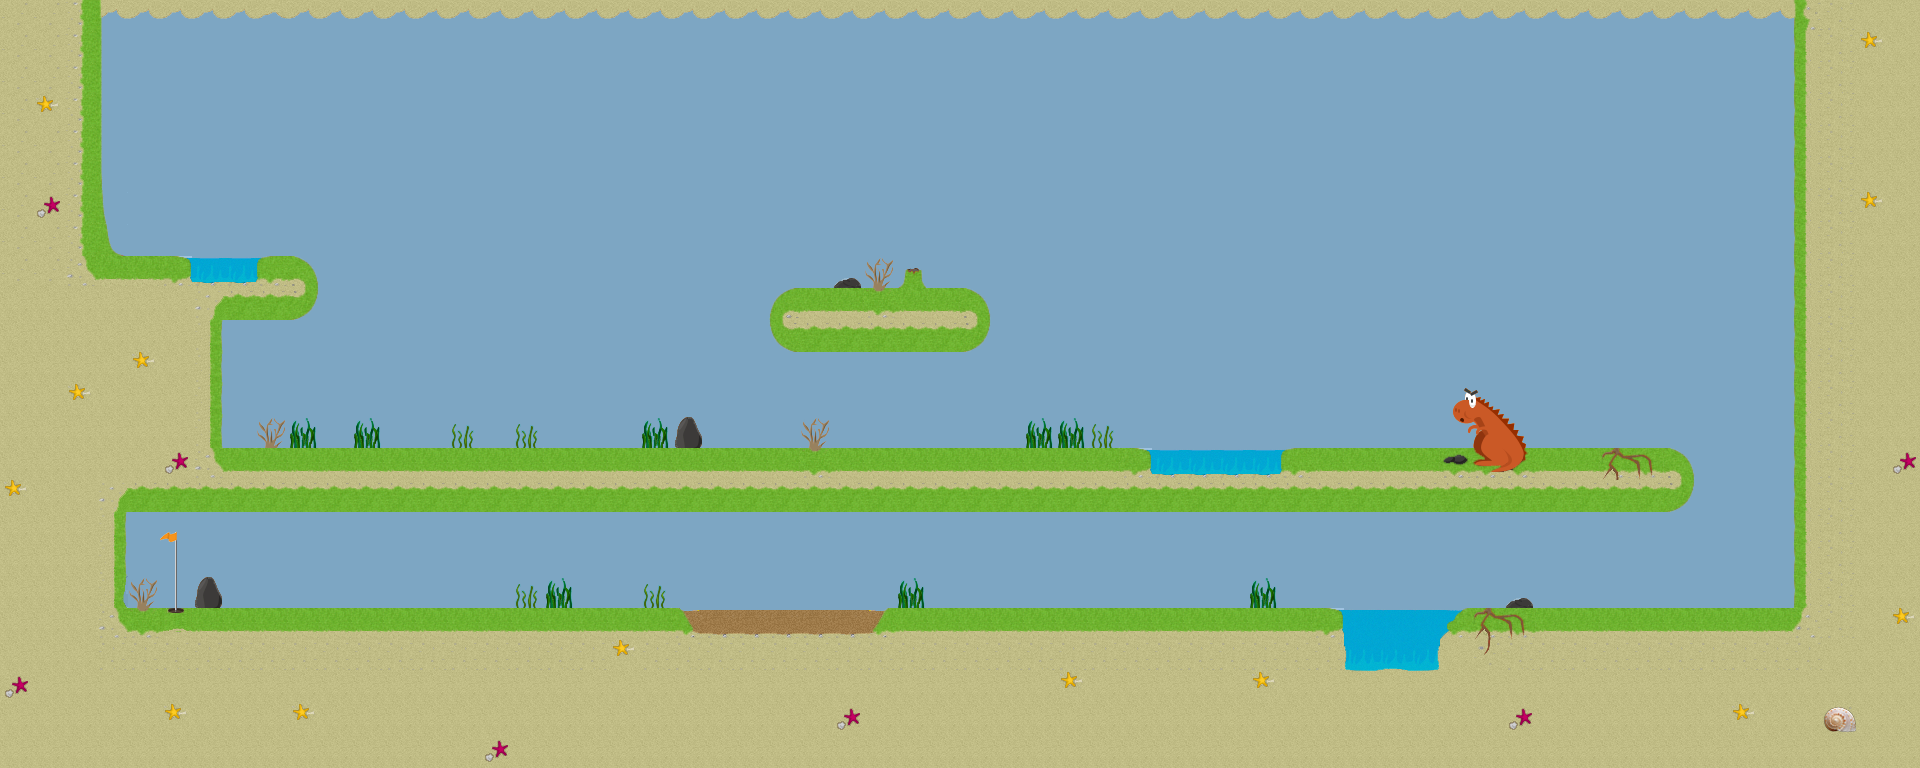

Rendered tile map (Tiled .tmx) drawn with the repository's tilesets; below, a short description and the map source with its tile grids summarised:
An orthogonal 60x24 tile map with 32x32 px tiles, 1 tile layer (Tile Layer 1).

<map version="1.0" orientation="orthogonal" renderorder="right-down" width="60" height="24" tilewidth="32" tileheight="32" nextobjectid="1">
 <properties>
  <property name="ball_destroying_indexes" value="8,71,72,73,74,75,102,103,104,105,121,122,123,124,125,126,127,128,129,130,131,132" />
  <property name="ball_start_position_x" value="4" />
  <property name="ball_start_position_y" value="16" />
  <property name="force_applying_indexes" value="10,13,25,28" />
  <property name="hole_index" value="55" />
  <property name="par" value="5" />
  <property name="slow_down_indexes" value="5,87,89,90,106,117" />
 </properties>
 <tileset firstgid="1" name="tiles" tilewidth="32" tileheight="32" spacing="2">
  <image source="../packer/level2.png" width="512" height="512" />
  <tile id="4">
   <properties>
    <property name="colision_sound" value="ash.mp3" />
    <property name="depth" value="0.2" />
    <property name="obstacle_file" value="5.png" />
   </properties>
  </tile>
  <tile id="7">
   <properties>
    <property name="colision_sound" value="magma_plum.mp3" />
    <property name="destroy_position_offset" value="0.2" />
    <property name="fall_velocity" value="-0.8" />
    <property name="obstacle_file" value="8.png" />
   </properties>
  </tile>
  <tile id="9">
   <properties>
    <property name="angle" value="62" />
    <property name="colision_sound" value="wind.mp3" />
    <property name="intensity" value="250" />
    <property name="range" value="3" />
    <property name="type" value="1" />
    <property name="x_first_arm_angle" value="0" />
    <property name="x_force_beggining" value="25" />
    <property name="y_first_arm_angle" value="18" />
    <property name="y_force_beggining" value="28" />
   </properties>
  </tile>
  <tile id="12">
   <properties>
    <property name="angle" value="45" />
    <property name="colision_sound" value="wind.mp3" />
    <property name="intensity" value="200" />
    <property name="range" value="2" />
    <property name="type" value="1" />
    <property name="x_first_arm_angle" value="2" />
    <property name="x_force_beggining" value="23" />
    <property name="y_first_arm_angle" value="17" />
    <property name="y_force_beggining" value="26" />
   </properties>
  </tile>
  <tile id="24">
   <properties>
    <property name="angle" value="62" />
    <property name="colision_sound" value="wind.mp3" />
    <property name="intensity" value="250" />
    <property name="range" value="3" />
    <property name="type" value="1" />
    <property name="x_first_arm_angle" value="0" />
    <property name="x_force_beggining" value="25" />
    <property name="y_first_arm_angle" value="18" />
    <property name="y_force_beggining" value="28" />
   </properties>
  </tile>
  <tile id="27">
   <properties>
    <property name="angle" value="40" />
    <property name="colision_sound" value="wind.mp3" />
    <property name="intensity" value="100" />
    <property name="range" value="3" />
    <property name="type" value="1" />
    <property name="x_first_arm_angle" value="32" />
    <property name="x_force_beggining" value="20" />
    <property name="y_first_arm_angle" value="8" />
    <property name="y_force_beggining" value="10" />
   </properties>
  </tile>
  <tile id="54">
   <properties>
    <property name="hole_file" value="55.png" />
   </properties>
  </tile>
  <tile id="70">
   <properties>
    <property name="destroy_position_offset" value="-1" />
    <property name="fall_velocity" value="-0.8" />
    <property name="obstacle_file" value="71.png" />
   </properties>
  </tile>
  <tile id="71">
   <properties>
    <property name="destroy_position_offset" value="-1" />
    <property name="fall_velocity" value="-0.8" />
    <property name="obstacle_file" value="72.png" />
   </properties>
  </tile>
  <tile id="72">
   <properties>
    <property name="destroy_position_offset" value="0.05" />
    <property name="fall_velocity" value="-0.8" />
    <property name="obstacle_file" value="73.png" />
   </properties>
  </tile>
  <tile id="73">
   <properties>
    <property name="destroy_position_offset" value="0.05" />
    <property name="fall_velocity" value="-0.8" />
    <property name="obstacle_file" value="74.png" />
   </properties>
  </tile>
  <tile id="74">
   <properties>
    <property name="destroy_position_offset" value="0.05" />
    <property name="fall_velocity" value="-0.8" />
    <property name="obstacle_file" value="75.png" />
   </properties>
  </tile>
  <tile id="86">
   <properties>
    <property name="colision_sound" value="ash.mp3" />
    <property name="depth" value="0.2" />
    <property name="obstacle_file" value="87.png" />
   </properties>
  </tile>
  <tile id="88">
   <properties>
    <property name="colision_sound" value="ash.mp3" />
    <property name="depth" value="0.2" />
    <property name="obstacle_file" value="89.png" />
   </properties>
  </tile>
  <tile id="89">
   <properties>
    <property name="colision_sound" value="ash.mp3" />
    <property name="depth" value="0.2" />
    <property name="obstacle_file" value="90.png" />
   </properties>
  </tile>
  <tile id="101">
   <properties>
    <property name="colision_sound" value="magma_plum.mp3" />
    <property name="destroy_position_offset" value="-1" />
    <property name="fall_velocity" value="-0.8" />
    <property name="obstacle_file" value="102.png" />
   </properties>
  </tile>
  <tile id="102">
   <properties>
    <property name="destroy_position_offset" value="-1" />
    <property name="fall_velocity" value="-0.8" />
    <property name="obstacle_file" value="103.png" />
   </properties>
  </tile>
  <tile id="103">
   <properties>
    <property name="colision_sound" value="magma_plum.mp3" />
    <property name="destroy_position_offset" value="0.2" />
    <property name="fall_velocity" value="-0.8" />
    <property name="obstacle_file" value="104.png" />
   </properties>
  </tile>
  <tile id="104">
   <properties>
    <property name="colision_sound" value="magma_plum.mp3" />
    <property name="destroy_position_offset" value="0.2" />
    <property name="fall_velocity" value="-0.8" />
    <property name="obstacle_file" value="105.png" />
   </properties>
  </tile>
  <tile id="105">
   <properties>
    <property name="colision_sound" value="ash.mp3" />
    <property name="depth" value="0.2" />
    <property name="obstacle_file" value="106.png" />
   </properties>
  </tile>
  <tile id="116">
   <properties>
    <property name="colision_sound" value="ash.mp3" />
    <property name="depth" value="0.2" />
    <property name="obstacle_file" value="117.png" />
   </properties>
  </tile>
  <tile id="120">
   <properties>
    <property name="colision_sound" value="magma_plum.mp3" />
    <property name="destroy_position_offset" value="-1" />
    <property name="fall_velocity" value="-0.8" />
    <property name="obstacle_file" value="118.png" />
   </properties>
  </tile>
  <tile id="121">
   <properties>
    <property name="destroy_position_offset" value="-1" />
    <property name="fall_velocity" value="-0.8" />
    <property name="obstacle_file" value="119.png" />
   </properties>
  </tile>
  <tile id="122">
   <properties>
    <property name="destroy_position_offset" value="-1" />
    <property name="fall_velocity" value="-0.8" />
    <property name="obstacle_file" value="120.png" />
   </properties>
  </tile>
  <tile id="123">
   <properties>
    <property name="destroy_position_offset" value="0.3" />
    <property name="fall_velocity" value="-0.8" />
    <property name="obstacle_file" value="121.png" />
   </properties>
  </tile>
  <tile id="124">
   <properties>
    <property name="destroy_position_offset" value="0.3" />
    <property name="fall_velocity" value="-0.8" />
    <property name="obstacle_file" value="122.png" />
   </properties>
  </tile>
  <tile id="125">
   <properties>
    <property name="destroy_position_offset" value="0.3" />
    <property name="fall_velocity" value="-0.8" />
    <property name="obstacle_file" value="123.png" />
   </properties>
  </tile>
  <tile id="126">
   <properties>
    <property name="destroy_position_offset" value="-1" />
    <property name="fall_velocity" value="-0.8" />
    <property name="obstacle_file" value="124.png" />
   </properties>
  </tile>
  <tile id="127">
   <properties>
    <property name="destroy_position_offset" value="0.3" />
    <property name="fall_velocity" value="-0.8" />
    <property name="obstacle_file" value="125.png" />
   </properties>
  </tile>
  <tile id="128">
   <properties>
    <property name="destroy_position_offset" value="0.3" />
    <property name="fall_velocity" value="-0.8" />
    <property name="obstacle_file" value="126.png" />
   </properties>
  </tile>
  <tile id="129">
   <properties>
    <property name="destroy_position_offset" value="0.3" />
    <property name="fall_velocity" value="-0.8" />
    <property name="obstacle_file" value="127.png" />
   </properties>
  </tile>
  <tile id="130">
   <properties>
    <property name="destroy_position_offset" value="-1" />
    <property name="fall_velocity" value="-0.8" />
    <property name="obstacle_file" value="128.png" />
   </properties>
  </tile>
  <tile id="131">
   <properties>
    <property name="colision_sound" value="magma_plum.mp3" />
    <property name="destroy_position_offset" value="-1" />
    <property name="fall_velocity" value="-0.8" />
    <property name="obstacle_file" value="129.png" />
   </properties>
  </tile>
 </tileset>
 <layer name="Tile Layer 1" width="60" height="24">
  <data>[1440 cells, 1440 non-empty, 60 distinct tile ids]</data>
 </layer>
</map>
